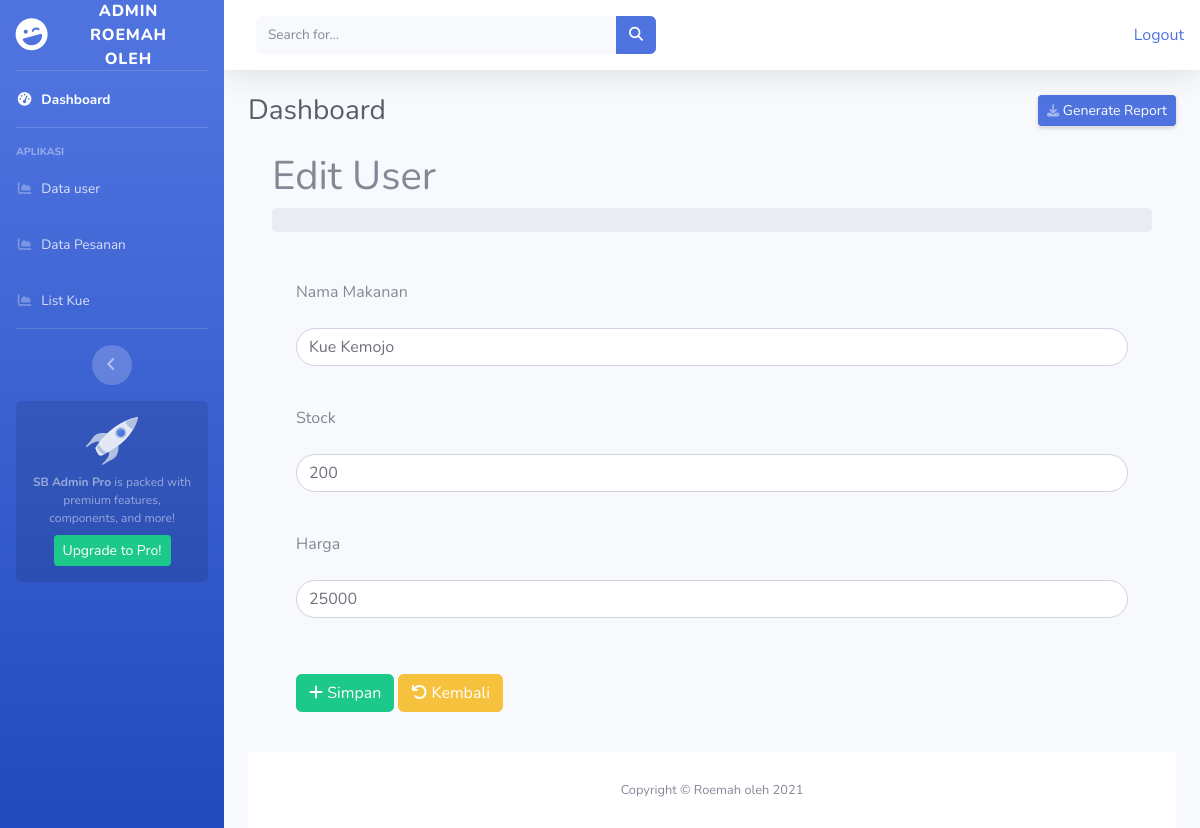
/makanan_c/aksi_edit/2001, run on the app's committed database.
### tables this page shows
CREATE TABLE `d_makanan` (
  `id_makanan` varchar(50) NOT NULL,
  `nama` varchar(100) NOT NULL,
  `stock` int(100) NOT NULL,
  `harga` int(40) NOT NULL
);

### application/controllers/makanan_c.php (called while the page is built, shortened)
<?php
class makanan_c extends CI_Controller {
    function __construct(){
		$this->load->model('makanan_m');
	}
	public function aksi_edit($id_makanan){
		$where = array('id_makanan' => $id_makanan);
		$data['d_makanan']=$this->makanan_m->editMakanan($where,'d_makanan')
		->result();
		$this->load->view('edit_makanan',$data);
	}
}

### index.php (called while the page is built, shortened)
<?php
require_once BASEPATH.'core/CodeIgniter.php';

### application/models/makanan_m.php (called while the page is built, shortened)
<?php
class makanan_m extends CI_Model {
    public function editMakanan($where,$table){
        return $this->db->get_where($table,$where);
    }
}

### application/views/edit_makanan.php (the view, shortened to what this page needs)
<!DOCTYPE html>
<html lang="en">
<head>
	<link href="vendor/fontawesome-free/css/all.min.css" rel="stylesheet" type="text/css">
	<link href="<?php echo base_url()?>assets/css/sb-admin-2.min.css" rel="stylesheet">
</head>
<body id="page-top">
	<div id="wrapper">
		<ul class="navbar-nav bg-gradient-primary sidebar sidebar-dark accordion" id="accordionSidebar">
			<a class="sidebar-brand d-flex align-items-center justify-content-center"
				href="<?php echo base_url()?>view/home.php">
				<div class="sidebar-brand-icon rotate-n-15">
					<i class="fas fa-laugh-wink"></i>
				</div>
				<div class="sidebar-brand-text mx-3">Admin Roemah oleh <sup></sup></div>
			</a>
			<hr class="sidebar-divider my-0">
			<li class="nav-item active">
				<a class="nav-link" href="<?php echo base_url('welcome/homeadmin');?>">
					<i class="fas fa-fw fa-tachometer-alt"></i>
					<span>Dashboard</span></a>
			</li>
			<hr class="sidebar-divider">
			<div class="sidebar-heading">
				Aplikasi
			</div>
			<li class="nav-item">
				<a class="nav-link" href="<?php echo base_url('index.php/welcome/data_user');?>">
					<i class="fas fa-fw fa-chart-area"></i>
					<span>Data user</span></a>
			</li>
			<li class="nav-item">
				<a class="nav-link" href="<?php echo base_url('welcome/data_pesanan');?>">
					<i class="fas fa-fw fa-chart-area"></i>
					<span>Data Pesanan</span></a>
			</li>
			<li class="nav-item">
				<a class="nav-link" href="<?php echo base_url('welcome/data_makanan');?>">
					<i class="fas fa-fw fa-chart-area"></i>
					<span>List Kue</span></a>
			</li>
			<hr class="sidebar-divider d-none d-md-block">
			<div class="text-center d-none d-md-inline">
				<button class="rounded-circle border-0" id="sidebarToggle"></button>
			</div>
			<div class="sidebar-card d-none d-lg-flex">
				<img class="sidebar-card-illustration mb-2" src="<?php echo base_url()?>assets/img/undraw_rocket.svg"
					alt="...">
				<p class="text-center mb-2"><strong>SB Admin Pro</strong> is packed with premium features, components,
					and more!</p>
				<a class="btn btn-success btn-sm"
					href="<?php echo base_url()?>assets/https://startbootstrap.com/theme/sb-admin-pro">Upgrade to
					Pro!</a>
			</div>
		</ul>
		<div id="content-wrapper" class="d-flex flex-column">
			<div id="content">
				<nav class="navbar navbar-expand navbar-light bg-white topbar mb-4 static-top shadow">
					<form
						class="d-none d-sm-inline-block form-inline mr-auto ml-md-3 my-2 my-md-0 mw-100 navbar-search">
						<div class="input-group">
							<input type="text" class="form-control bg-light border-0 small" placeholder="Search for..."
								aria-label="Search" aria-describedby="basic-addon2">
							<div class="input-group-append">
								<button class="btn btn-primary" type="button">
									<i class="fas fa-search fa-sm"></i>
								</button>
							</div>
						</div>
					</form>
					<ul class="navbar-nav ml-auto">
						<li><?php echo anchor ('data/logout', 'Logout') ?></li>
					</ul>
				</nav>
				<div class="container-fluid">
					<div class="d-sm-flex align-items-center justify-content-between mb-4">
						<h1 class="h3 mb-0 text-gray-800">Dashboard</h1>
						<a href="<?php echo base_url('index.php/welcome/admin')?>admin"
							class="d-none d-sm-inline-block btn btn-sm btn-primary shadow-sm"> Generate Report</a>
					</div>
					<div class="container-fluid px-4">
					<h1 class="mt-4">Edit User</h1>
					<ol class="breadcrumb mb-4">
					</ol>
					<div class="container ">
						<div>
							<?php foreach($d_makanan as $mkn): ?>
						</div><br>
						<div class="form-group">
							<label>Nama Makanan</label>
							<br>
							<input type="text" name="nama" class="form-control rounded-pill mt-3"
								value="<?php echo $mkn->nama ?>">
						</div><br>
						<div class="form-group">
							<label>Stock </label>
							<br>
							<input type="text" name="stock" class="form-control rounded-pill mt-3"
								value="<?php echo $mkn->stock ?>">
						</div><br>
						<div class="form-group">
							<label>Harga</label>
							<br>
							<input type="text" name="harga" class="form-control rounded-pill mt-3"
								value="<?php echo $mkn->harga ?>">
						</div><br>
						<div class="form-group">
							<button class="btn btn-success mt-3 baris2" name="Submit"><i class="fa fa-plus"></i>
								Simpan</button>
							<a href="<?php echo base_url('/welcome/data_makanan'); ?>"
								class="btn btn-warning btn-flat mt-3 baris2">
								<i class="fa fa-undo"></i> Kembali</a>
						</div><br>
					</div>
					<?php endforeach; ?>
				</div>
					<footer class="sticky-footer bg-white">
						<div class="container my-auto" style="">
							<div class="copyright text-center my-auto">
								<span>Copyright &copy; Roemah oleh 2021</span>
							</div>
						</div>
					</footer>
				</div>
			</div>
</body>
</html>

### data on the page
d_makanan: nama "Kue Kemojo", stock "200", harga "25000"

### other printed values
anchor ('data/logout', 'Logout') "Logout"
